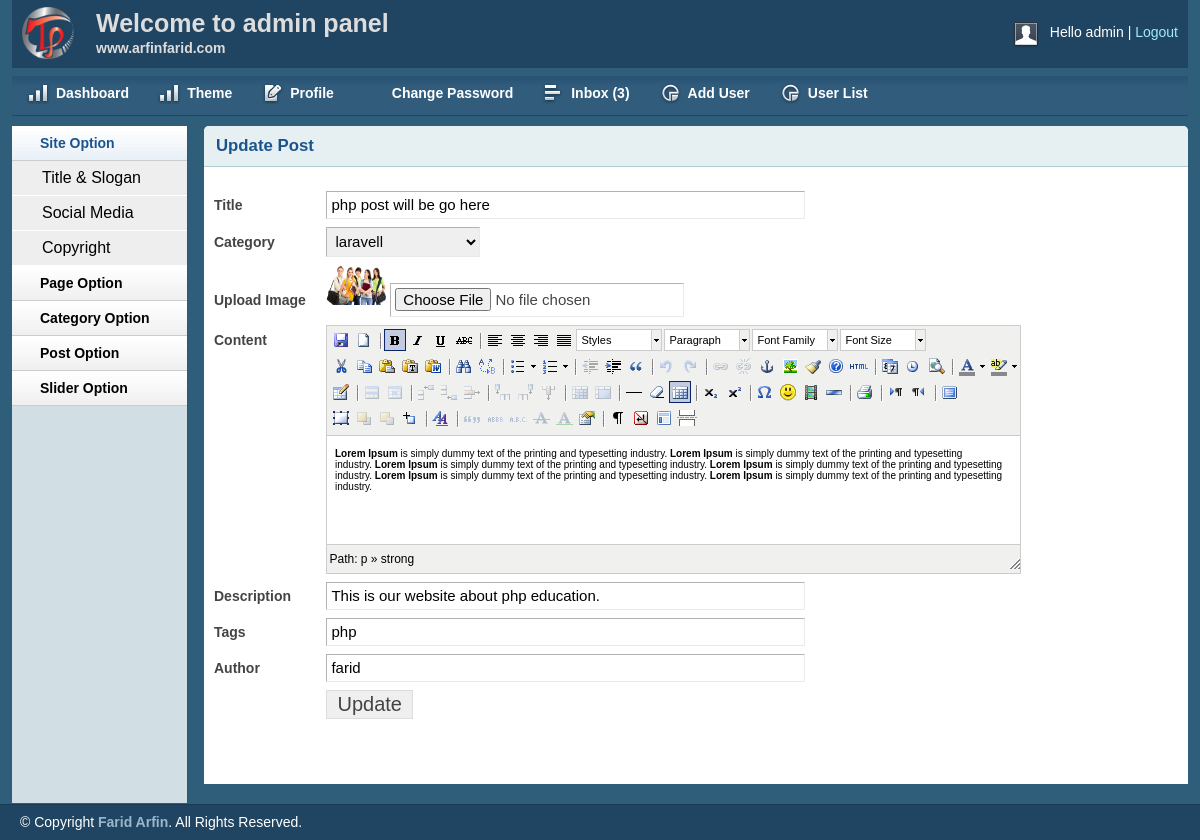
The app's page /admin/editpost.php?editpostid=27 (signed in) with its own data.
### tables this page shows
CREATE TABLE `tbl_post` (
  `id` int(11) NOT NULL,
  `cat_id` int(11) NOT NULL,
  `title` varchar(255) NOT NULL,
  `body` text NOT NULL,
  `image` varchar(255) NOT NULL,
  `author` varchar(50) NOT NULL,
  `tags` varchar(255) NOT NULL,
  `metades` text NOT NULL,
  `date` timestamp NOT NULL DEFAULT CURRENT_TIMESTAMP,
  `status` int(11) NOT NULL DEFAULT '0',
  `userid` int(11) NOT NULL
);

CREATE TABLE `tbl_category` (
  `cat_id` int(11) NOT NULL,
  `cat_name` varchar(50) NOT NULL
);

### lib/Database.php (called while the page is built, shortened)
<?php
	Class Database{
		public $host   = DB_HOST;
		public $user   = DB_USER;
		public $pass   = DB_PASS;
		public $dbname = DB_NAME;
		public $link;
		public function connectDb(){
			$this->link = new mysqli($this->host,$this->user,$this->pass,$this->dbname);
		}
		public function select($query){
			$result = $this->link->query($query) or die($this->link->error.__line__);
			if($result->num_rows > 0){
				return $result;
			}
			else{
				return false;
			}
		}
	}
?>

### admin/editpost.php (the view, shortened to what this page needs)
<?php include 'inc/header.php' ?>
<?php include 'inc/sidebar.php' ?>
<?php
    if(!isset($_GET['editpostid']) || $_GET['editpostid'] == null){
        echo "<script>window.location = 'postlist.php';</script>";
    }
    else
    {
        $postid = $_GET['editpostid'];
    }
?>
        <div class="grid_10">
            <div class="box round first grid">
                <h2>Update Post</h2>
                <div class="block">
            <?php
                $query = "SELECT * FROM tbl_post WHERE id='$postid' ORDER BY id DESC";
                $row = $db->select($query);
               foreach($row as $key => $postvalue){
            ?>
                 <form action="" method="post" enctype="multipart/form-data">
                    <table class="form">
                        <tr>
                            <td>
                                <label>Title</label>
                            </td>
                            <td>
                                <input type="text" name="title" value="<?php echo $postvalue['title'];?>" class="medium" />
                            </td>
                        </tr>
                        <tr>
                            <td>
                                <label>Category</label>
                            </td>
                            <td>
                                <select id="select" name="cat_id">
                    <?php
                        $query = "SELECT * FROM tbl_category";
                        $category = $db->select($query);
                        if($category){
                            while($result = $category->fetch_assoc()){
                    ?>
                                    <option
                                    <?php
                                        if($postvalue['cat_id'] == $result['cat_id']){ ?>
                                            selected= 'selected';
                                   <?php } ?>
                                     value="<?php echo $result['cat_id']; ?>"><?php echo $result['cat_name']; ?></option>
                            <?php } } ?>
                                </select>
                            </td>
                        </tr>
                        <tr>
                            <td>
                                <label>Upload Image</label>
                            </td>
                            <td>
                                <img src="<?php echo 'upload/'.$postvalue['image'];?>" width='60px' height='40px'>
                                <input type="file" name="image" />
                            </td>
                        </tr>
                        <tr>
                            <td style="vertical-align: top; padding-top: 9px;">
                                <label>Content</label>
                            </td>
                            <td>
                            </td>
                        </tr>
                         <tr>
                            <td>
                                <label>Description</label>
                            </td>
                            <td>
                                <input type="text" name="des" value="<?php echo $postvalue['metades'];?>" class="medium" />
                            </td>
                        </tr>
                        <tr>
                            <td>
                                <label>Tags</label>
                            </td>
                            <td>
                                <input type="text" name="tag" value="<?php echo $postvalue['tags'];?>" class="medium" />
                            </td>
                        </tr>
                        <tr>
                            <td>
                                <label>Author</label>
                            </td>
                            <td>
                     <input type="text" name="author" value="<?php echo $postvalue['author'];?>" class="medium" />
                            </td>
                        </tr>
						<tr>
                            <td></td>
                            <td>
                                <input type="submit" name="submit" Value="Update"/>
                            </td>
                        </tr>
                    </table>
                    </form>
                <?php }  ?>
                </div>
            </div>
        </div>
<?php include 'inc/footer.php' ?>

### admin/css/layout.css (style rules this page uses)
body { background: #fff none repeat scroll 0 0; color: #444; font-size: 14px; padding: 0; }
h1, h2, h3, h4, h5, h6 { line-height:1.2em; margin-bottom:.3em; }
h2 { margin-top:1em; }
.box { background:#fff; margin-bottom:20px; padding:10px 10px 10px 10px; margin-left:-8px; }
.box.grid { padding-bottom:40px; }
.box.round { -moz-border-radius: 5px 5px 0px 0px; -webkit-border-radius: 5px 5px 0px 0px; border-radius: 5px 5px 0px 0px; }
.box h2 { font-size:1.2em; font-weight:bold; color:#1B548D; background:#E6F0F3; margin:-10px -10px 0 -10px; padding:10px 12px; border-bottom:1px solid #B3CBD6; -moz-border-radius: 5px 5px 0px 0px; -webkit-border-radius: 5px 5px 0px 0px; border-radius: 5px 5px 0px 0px; }
.box.first { min-height: 406px; }
.block { padding-top:20px; }
table.form { width:100%; }
table.form td { padding:4px 0px; }
table.form label { font-weight:bold; }
table.form input, table.form select { font-size: 15px; padding: 4px 4px 5px 4px; border-top: 1px solid #b3b3b3; border-left: 1px solid #b3b3b3; border-right: 1px solid #eaeaea; border-bottom: 1px solid #eaeaea; }
table.form input[type="submit"] { border: 1px solid #ddd; color: #444; cursor: pointer; font-size: 20px; padding: 2px 10px; }
input.medium { width: 55%; }
.block { padding-bottom:1px; }

### admin/js/tiny-mce/themes/advanced/skins/default/content.css (style rules this page uses)
body, td, pre { color:#000; font-family:Verdana, Arial, Helvetica, sans-serif; font-size:10px; margin:8px; }
body { background:#FFF; }
h2 { font-size: 1.5em }
img { border:0; }
table, img, hr, .mceItemAnchor { cursor:default }
table td, table th { cursor:text }

### records on screen
tbl_post: title "php post will be go here", cat_id "laravell", image (picture), des "This is our website about php education.", tag "php", author "farid"

### other values on screen
Session::get('username') "admin"
$count "3"
